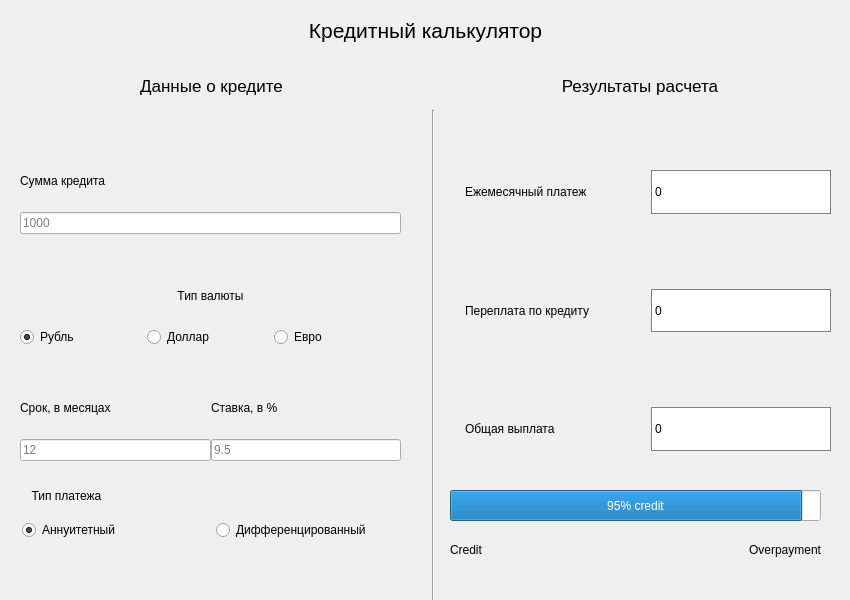
<?xml version="1.0" encoding="UTF-8"?>
<ui version="4.0">
 <class>CreditWindow</class>
 <widget class="QDialog" name="CreditWindow">
  <property name="geometry">
   <rect>
    <x>0</x>
    <y>0</y>
    <width>850</width>
    <height>600</height>
   </rect>
  </property>
  <property name="windowTitle">
   <string>Credit calculator</string>
  </property>
  <widget class="QLabel" name="label_calc">
   <property name="geometry">
    <rect>
     <x>0</x>
     <y>10</y>
     <width>851</width>
     <height>41</height>
    </rect>
   </property>
   <property name="font">
    <font>
     <pointsize>16</pointsize>
    </font>
   </property>
   <property name="text">
    <string>Кредитный калькулятор</string>
   </property>
   <property name="alignment">
    <set>Qt::AlignCenter</set>
   </property>
  </widget>
  <widget class="QWidget" name="layoutWidget">
   <property name="geometry">
    <rect>
     <x>0</x>
     <y>60</y>
     <width>851</width>
     <height>51</height>
    </rect>
   </property>
   <layout class="QHBoxLayout" name="horizontalLayout_credit">
    <item>
     <widget class="QLabel" name="label_credit_data">
      <property name="font">
       <font>
        <pointsize>13</pointsize>
       </font>
      </property>
      <property name="text">
       <string>Данные о кредите</string>
      </property>
      <property name="alignment">
       <set>Qt::AlignCenter</set>
      </property>
     </widget>
    </item>
    <item>
     <widget class="QLabel" name="label_answer">
      <property name="font">
       <font>
        <pointsize>13</pointsize>
       </font>
      </property>
      <property name="text">
       <string>Результаты расчета</string>
      </property>
      <property name="alignment">
       <set>Qt::AlignCenter</set>
      </property>
     </widget>
    </item>
   </layout>
  </widget>
  <widget class="Line" name="line">
   <property name="geometry">
    <rect>
     <x>423</x>
     <y>110</y>
     <width>20</width>
     <height>491</height>
    </rect>
   </property>
   <property name="orientation">
    <enum>Qt::Vertical</enum>
   </property>
  </widget>
  <widget class="QProgressBar" name="progress_pay">
   <property name="geometry">
    <rect>
     <x>450</x>
     <y>490</y>
     <width>371</width>
     <height>31</height>
    </rect>
   </property>
   <property name="value">
    <number>95</number>
   </property>
   <property name="format">
    <string>%p% credit</string>
   </property>
  </widget>
  <widget class="QWidget" name="layoutWidget">
   <property name="geometry">
    <rect>
     <x>460</x>
     <y>170</y>
     <width>371</width>
     <height>281</height>
    </rect>
   </property>
   <layout class="QGridLayout" name="gridLayout_credit">
    <property name="leftMargin">
     <number>5</number>
    </property>
    <property name="verticalSpacing">
     <number>75</number>
    </property>
    <item row="0" column="0">
     <widget class="QLabel" name="label_pay">
      <property name="text">
       <string>Ежемесячный платеж</string>
      </property>
     </widget>
    </item>
    <item row="0" column="1">
     <widget class="QLabel" name="label_pay_enter">
      <property name="styleSheet">
       <string notr="true">QLabel {
border:1px solid gray;
background-color:#FFFFFF;
}

</string>
      </property>
      <property name="text">
       <string>0</string>
      </property>
      <property name="margin">
       <number>10</number>
      </property>
     </widget>
    </item>
    <item row="1" column="0">
     <widget class="QLabel" name="label_overpay">
      <property name="text">
       <string>Переплата по кредиту</string>
      </property>
     </widget>
    </item>
    <item row="1" column="1">
     <widget class="QLabel" name="label_overpay_enter">
      <property name="styleSheet">
       <string notr="true">QLabel {
border:1px solid gray;
background-color:#FFFFFF;
}

</string>
      </property>
      <property name="text">
       <string>0</string>
      </property>
      <property name="margin">
       <number>10</number>
      </property>
     </widget>
    </item>
    <item row="2" column="0">
     <widget class="QLabel" name="label_total_pay">
      <property name="text">
       <string>Общая выплата</string>
      </property>
     </widget>
    </item>
    <item row="2" column="1">
     <widget class="QLabel" name="label_total_pay_enter">
      <property name="styleSheet">
       <string notr="true">QLabel {
border:1px solid gray;
background-color:#FFFFFF;
}

</string>
      </property>
      <property name="text">
       <string>0</string>
      </property>
      <property name="margin">
       <number>10</number>
      </property>
     </widget>
    </item>
   </layout>
  </widget>
  <widget class="QWidget" name="layoutWidget">
   <property name="geometry">
    <rect>
     <x>450</x>
     <y>530</y>
     <width>371</width>
     <height>39</height>
    </rect>
   </property>
   <layout class="QGridLayout" name="gridLayout_6_credit">
    <item row="0" column="0">
     <widget class="QLabel" name="label">
      <property name="text">
       <string>Credit</string>
      </property>
      <property name="margin">
       <number>10</number>
      </property>
     </widget>
    </item>
    <item row="0" column="1">
     <widget class="QLabel" name="label_2">
      <property name="text">
       <string>Overpayment</string>
      </property>
      <property name="alignment">
       <set>Qt::AlignRight|Qt::AlignTrailing|Qt::AlignVCenter</set>
      </property>
      <property name="margin">
       <number>10</number>
      </property>
     </widget>
    </item>
   </layout>
  </widget>
  <widget class="QLabel" name="label_type">
   <property name="geometry">
    <rect>
     <x>22</x>
     <y>487</y>
     <width>89</width>
     <height>17</height>
    </rect>
   </property>
   <property name="text">
    <string>Тип платежа</string>
   </property>
   <property name="alignment">
    <set>Qt::AlignCenter</set>
   </property>
  </widget>
  <widget class="QWidget" name="layoutWidget">
   <property name="geometry">
    <rect>
     <x>22</x>
     <y>510</y>
     <width>381</width>
     <height>41</height>
    </rect>
   </property>
   <layout class="QHBoxLayout" name="horizontalLayout">
    <item>
     <widget class="QRadioButton" name="radio_type_annuitet">
      <property name="text">
       <string>Аннуитетный</string>
      </property>
      <property name="checked">
       <bool>true</bool>
      </property>
     </widget>
    </item>
    <item>
     <widget class="QRadioButton" name="radio_type_diff">
      <property name="text">
       <string>Дифференцированный</string>
      </property>
     </widget>
    </item>
   </layout>
  </widget>
  <widget class="QWidget" name="layoutWidget">
   <property name="geometry">
    <rect>
     <x>20</x>
     <y>150</y>
     <width>381</width>
     <height>311</height>
    </rect>
   </property>
   <layout class="QGridLayout" name="gridLayout">
    <property name="verticalSpacing">
     <number>30</number>
    </property>
    <item row="0" column="0">
     <layout class="QGridLayout" name="gridLayout_5_credit">
      <item row="0" column="0">
       <widget class="QLabel" name="label_sum">
        <property name="text">
         <string>Сумма кредита</string>
        </property>
        <property name="margin">
         <number>10</number>
        </property>
       </widget>
      </item>
      <item row="1" column="0">
       <widget class="QLineEdit" name="line_sum">
        <property name="placeholderText">
         <string>1000</string>
        </property>
       </widget>
      </item>
     </layout>
    </item>
    <item row="1" column="0">
     <layout class="QGridLayout" name="gridLayout_2_credit" rowminimumheight="1,2">
      <item row="0" column="1">
       <widget class="QLabel" name="label_currency">
        <property name="text">
         <string>Тип валюты</string>
        </property>
        <property name="alignment">
         <set>Qt::AlignCenter</set>
        </property>
       </widget>
      </item>
      <item row="1" column="0">
       <widget class="QRadioButton" name="radio_curr_rub">
        <property name="text">
         <string>Рубль</string>
        </property>
        <property name="checked">
         <bool>true</bool>
        </property>
       </widget>
      </item>
      <item row="1" column="1">
       <widget class="QRadioButton" name="radio_curr_dollar">
        <property name="text">
         <string>Доллар</string>
        </property>
       </widget>
      </item>
      <item row="1" column="2">
       <widget class="QRadioButton" name="radio_curr_euro">
        <property name="text">
         <string>Евро</string>
        </property>
       </widget>
      </item>
     </layout>
    </item>
    <item row="2" column="0">
     <layout class="QGridLayout" name="gridLayout_3_credit">
      <item row="0" column="0">
       <widget class="QLabel" name="label_time">
        <property name="text">
         <string>Срок, в месяцах</string>
        </property>
        <property name="margin">
         <number>10</number>
        </property>
       </widget>
      </item>
      <item row="0" column="1">
       <widget class="QLabel" name="label_rate">
        <property name="text">
         <string>Ставка, в %</string>
        </property>
        <property name="margin">
         <number>10</number>
        </property>
       </widget>
      </item>
      <item row="1" column="0">
       <widget class="QLineEdit" name="line_time">
        <property name="placeholderText">
         <string>12</string>
        </property>
       </widget>
      </item>
      <item row="1" column="1">
       <widget class="QLineEdit" name="line_rate">
        <property name="placeholderText">
         <string>9.5</string>
        </property>
       </widget>
      </item>
     </layout>
    </item>
   </layout>
  </widget>
 </widget>
 <resources/>
 <connections/>
</ui>
